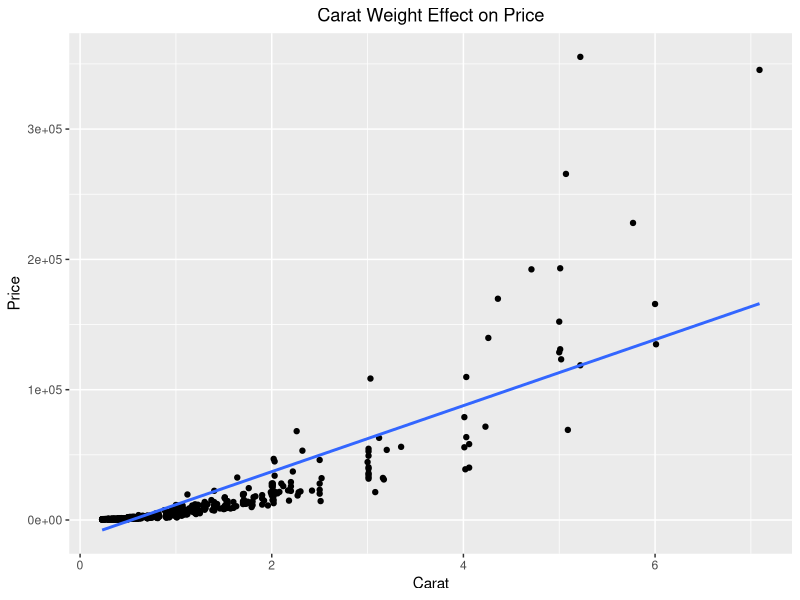
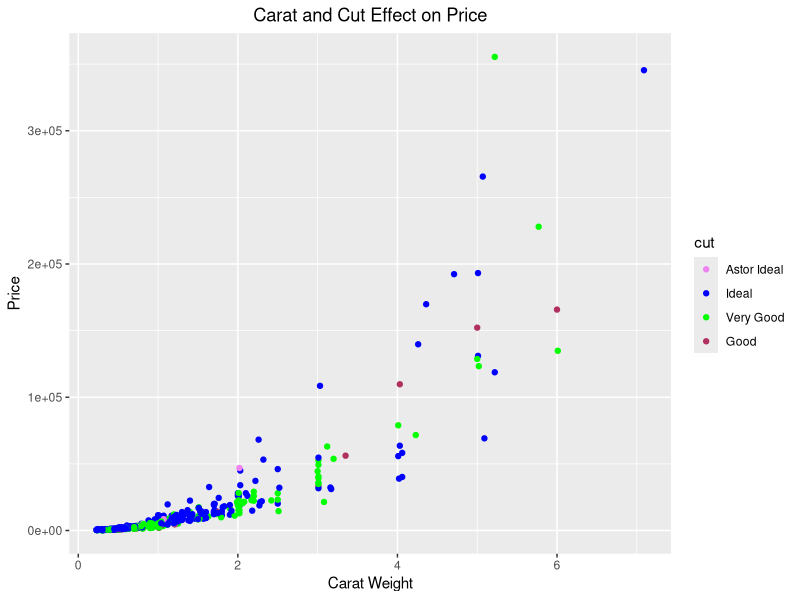
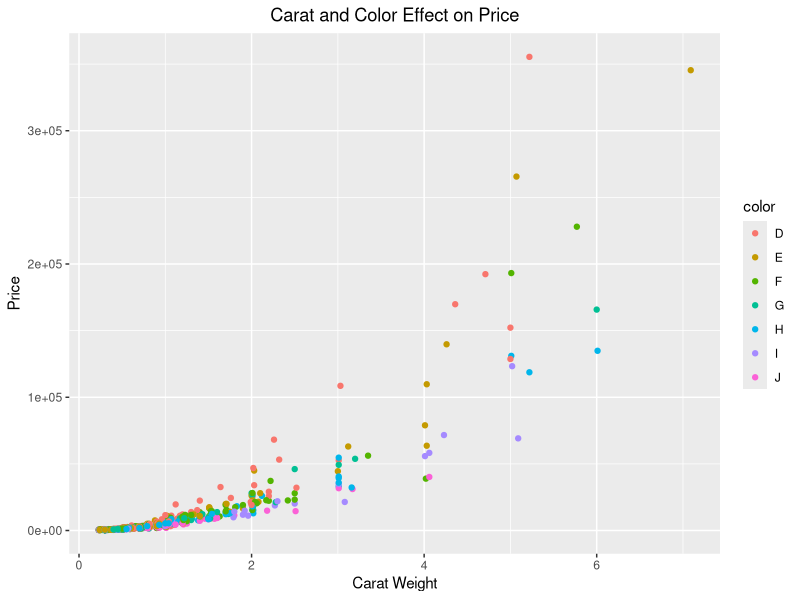
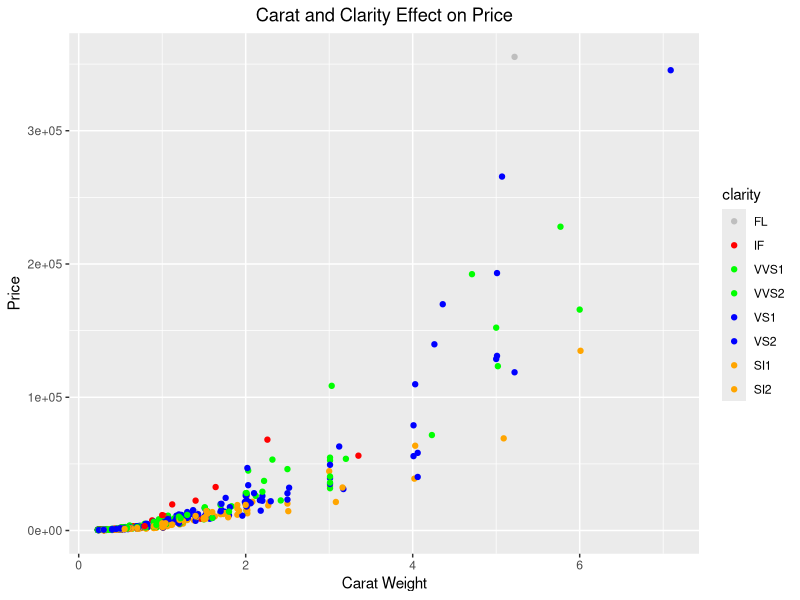
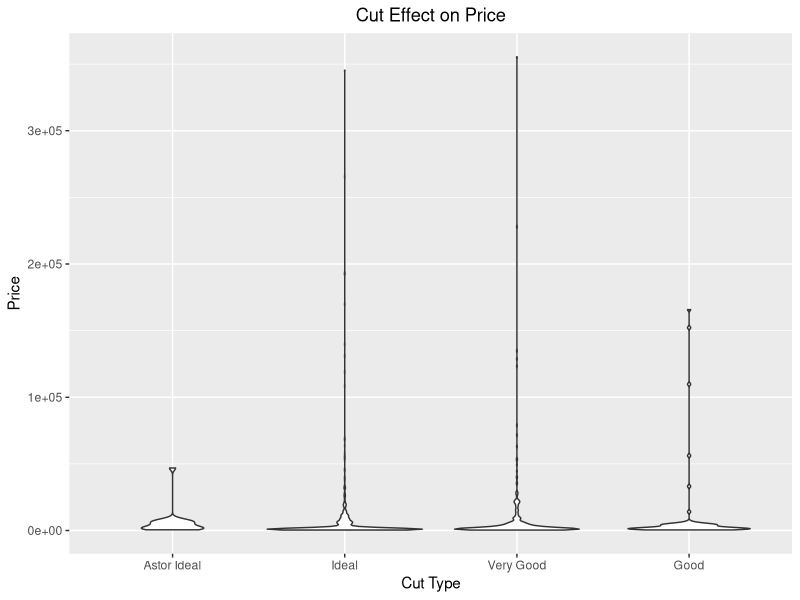
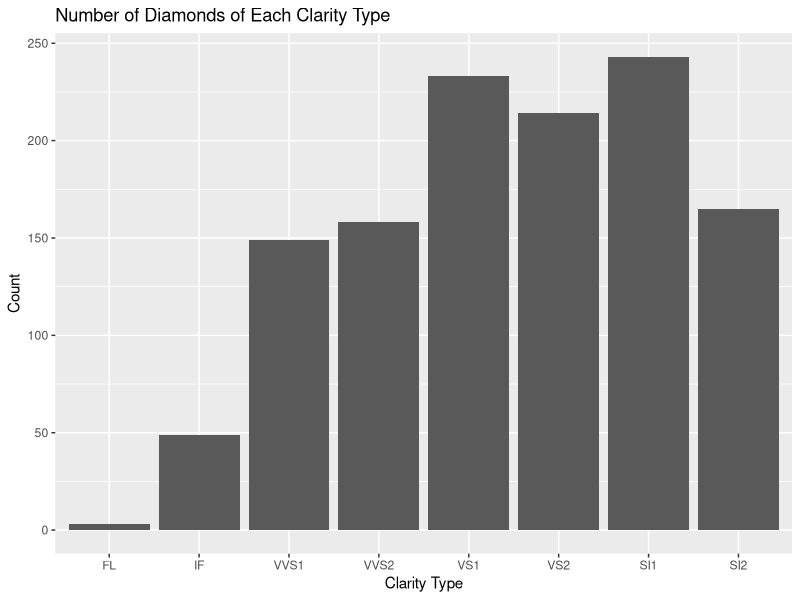
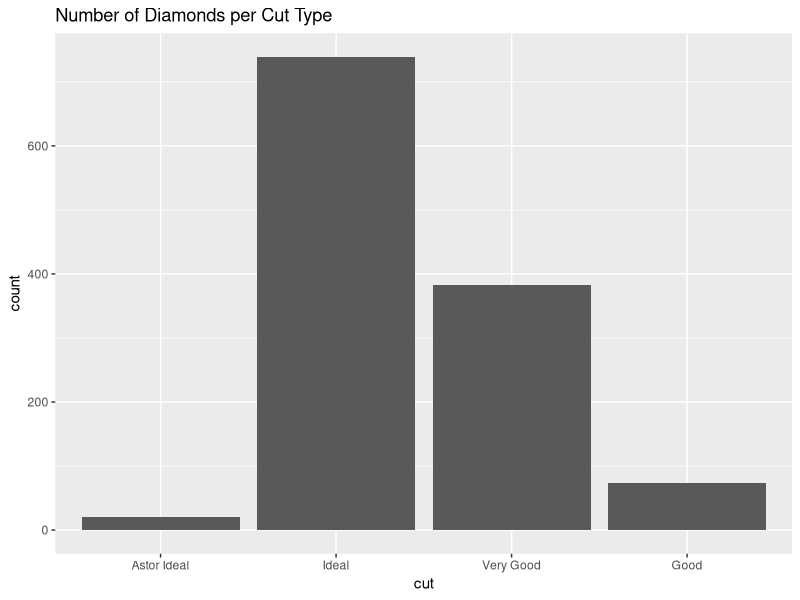
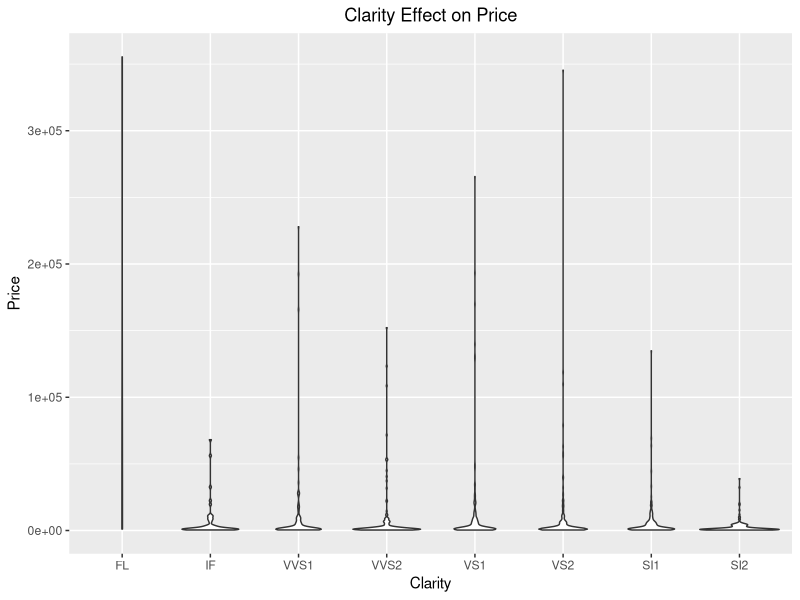

The R source for these figures, in order: (Note: this script raises an error after producing the figures.)
## ---- chunk 1
library(ggplot2)
stone <- read.csv("diamonds4.csv", header=TRUE)
## ---- chunk 2
stone$cut <- factor(stone$cut, levels=c('Astor Ideal', 'Ideal', 'Very Good', 'Good'))
stone$clarity <- factor(stone$clarity, levels=c('FL', 'IF', 'VVS1', 'VVS2', 'VS1', 'VS2', 'SI1', 'SI2'))
stone$color <- factor(stone$color, levels=c('D', 'E', 'F', 'G', 'H', 'I', 'J'))
## ---- chunk 3
ggplot(stone, aes(x=carat, y=price)) +
  geom_point() +
  geom_smooth(method="lm", se=FALSE) +
  labs(x="Carat", y="Price", title="Carat Weight Effect on Price") +
  theme(plot.title=element_text(hjust=0.5))
## ---- chunk 4
ggplot(stone, aes(x=carat, y=price, color=cut)) +
  geom_point() +
  labs(x="Carat Weight", y="Price", title="Carat and Cut Effect on Price") +
  theme(plot.title=element_text(hjust=0.5)) +
  scale_color_manual(values = c("Astor Ideal" = "violet", "Ideal" = "blue", "Very Good" = "green", "Good" = "maroon"))
## ---- chunk 5
ggplot(stone, aes(x=carat, y=price, color=color)) +
  geom_point() +
  labs(x="Carat Weight", y="Price", title="Carat and Color Effect on Price") +
  theme(plot.title=element_text(hjust=0.5))
## ---- chunk 6
ggplot(stone, aes(x=carat, y=price, color=clarity)) +
  geom_point() +
  labs(x="Carat Weight", y="Price", title="Carat and Clarity Effect on Price") + theme(plot.title=element_text(hjust=0.5)) +
  scale_color_manual(values = c("FL" = "gray", "IF" = "red", "VVS1" = "green", "VVS2" = "green", "VS1" = "blue", "VS2" = "blue", "SI1" = "orange", "SI2" = "orange"))
## ---- chunk 7
ggplot(stone, aes(x=cut, y=price)) +
  geom_violin() +
  labs(x="Cut Type", y="Price", title="Cut Effect on Price") +
  theme(plot.title=element_text(hjust=0.5))
## ---- chunk 8
ggplot(stone, aes(x=clarity)) +
  geom_bar() +
  labs(x="Clarity Type", y="Count", title="Number of Diamonds of Each Clarity Type")
## ---- chunk 9
ggplot(stone, aes(x = cut)) + geom_bar() +
  labs(title="Number of Diamonds per Cut Type")
## ---- chunk 10
ggplot(stone, aes(x=clarity, y=price)) +
  geom_violin() +
  labs(x="Clarity", y="Price", title="Clarity Effect on Price") +
  theme(plot.title=element_text(hjust=0.5))
## ---- chunk 11
ggplot(stone, aes(x=color, y=price)) +
  geom_violin() +
  labs(x="Color", y="Price", title="Color Effect on Price") +
  theme(plot.title=element_text(hjust=0.5))
## ---- chunk 12
ggplot(stone, aes(x=color, y=carat)) +
  geom_boxplot() +
  labs(x="Color", y="Carat Weight", title="Relating Carat to Color") +
  theme(plot.title=element_text(hjust=0.5))
## ---- chunk 13
ggplot(stone, aes(x=cut, y=carat)) +
  geom_boxplot() +
  labs(x="Cut", y="Carat Weight", title="Relating Carat to Cut") +
  theme(plot.title=element_text(hjust=0.5))
## ---- chunk 14
ggplot(stone, aes(x=clarity, y=carat)) +
  geom_boxplot() +
  labs(x="Clarity", y="Carat", title="Relating Clarity to Carat") +
  theme(plot.title=element_text(hjust=0.5))
## ---- chunk 15
ggplot(stone, aes(x=cut, fill=clarity)) +
  geom_bar(position = "fill") +
  labs(x="Cut", y="Proportion", title="Relating Clarity to Cut") +
  theme(plot.title=element_text(hjust=0.5))
## ---- chunk 16
ggplot(stone, aes(x=cut, fill=color)) +
  geom_bar(position = "fill") +
  labs(x="Cut", y="Proportion", title="Relating Color to Cut") +
  theme(plot.title=element_text(hjust=0.5))
## ---- chunk 17
ggplot(stone, aes(x=color, fill=clarity)) +
  geom_bar(position = "fill") +
  labs(x="Color", y="Proportion", title="Relating Clarity to Color") +
  theme(plot.title=element_text(hjust=0.5))
## ---- chunk 18
ggplot(stone, aes(x=cut, y=carat, fill=as.factor(color)))+
  geom_boxplot()+
  labs(x="Cut", y="Carat Weight",
       title="Carat Weight By Color and Cut")
## ---- chunk 19
ggplot(stone, aes(x=cut, y=carat, fill=as.factor(clarity)))+
  geom_boxplot()+
  labs(x="Cut", y="Carat Weight",
       title="Carat Weight By Cut and Clarity")
## ---- chunk 20
ggplot(stone, aes(x=color, y=carat, fill=as.factor(clarity)))+
  geom_boxplot()+
  labs(x="Color", y="Carat Weight",
       title="Carat Weight By Color and Clarity")
## ---- chunk 21
ggplot(stone, aes(x=clarity, fill=color)) +
  geom_bar(position="fill") +
  labs(x="Clarity", y="Proportion", title="Dist of Clarity and Color by Cut") +
  facet_wrap(~cut) +
  scale_fill_brewer(palette = "Paired") +
  theme(axis.text.x = element_text(angle = 30))
## ---- chunk 22
ggplot(stone, aes(x=cut, fill=clarity)) +
  geom_bar(position="fill") +
  labs(x="Cut", y="Proportion", title="Dist of Clarity and Cut by Color") +
  facet_wrap(~color) +
  theme(axis.text.x = element_text(angle=90))
## ---- chunk 23
ggplot(stone, aes(x=cut, fill=color)) +
  geom_bar(position="fill") +
  labs(x="Cut", y="Proportion", title="Dist of Color and Cut by Clarity") +
  facet_wrap(~clarity) +
  scale_fill_brewer(palette = "Paired") +
  theme(axis.text.x = element_text(angle = 90))
## ---- chunk 24
ggplot(stone, aes(x=carat, y=price)) +
  geom_point() +
  geom_smooth(method="lm", se=FALSE) +
  labs(x="Carat", y="Price", title="Carat Weight Effect on Price") +
  theme(plot.title=element_text(hjust=0.5))
## ---- chunk 25
model <- lm(price~carat, data=stone)
par(mfrow=c(2,2))
plot(model)
## ---- chunk 26
library(MASS)
boxcox(model, lambda = seq(0.2, 0.5, .05))
## ---- chunk 27
ystar <- (stone$price)^0.3
#stone <- data.frame(stone, ystar)
## ---- chunk 28
model.ystar <- lm(ystar~carat, data=stone)
par(mfrow=c(2,2))
plot(model.ystar)
## ---- chunk 29
ggplot(stone, aes(x=carat, y=ystar)) +
  geom_point() +
  geom_smooth(method="lm", se=FALSE) +
  labs(x="Carat", y="Transformed Price", title="Carat Weight Effect on Adjusted Price") +
  theme(plot.title=element_text(hjust=0.5))
## ---- chunk 30
xstar <- sqrt(stone$carat)
#stone <- data.frame(stone, xstar)
## ---- chunk 31
model.xstar <- lm(ystar~xstar, data=stone)
par(mfrow=c(2,2))
plot(model.xstar)
## ---- chunk 32
ggplot(stone, aes(x=xstar, y=ystar)) +
  geom_point() +
  geom_smooth(method="lm", se=FALSE) +
  labs(x="Transformed Carat", y="Transformed Price", title="Adjusted Carat Weight Effect on Adjusted Price") +
  theme(plot.title=element_text(hjust=0.5))
## ---- chunk 33
summary(model.xstar)
